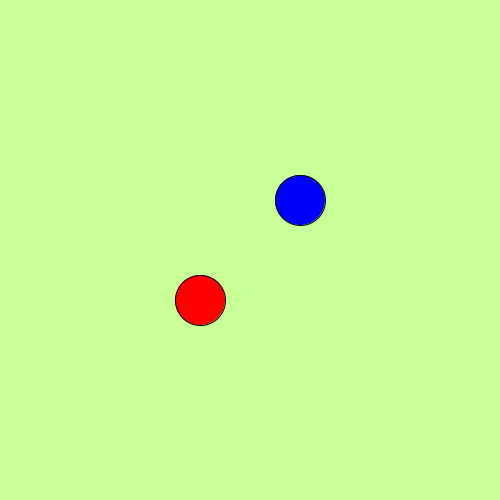
Frame 1 (no input)
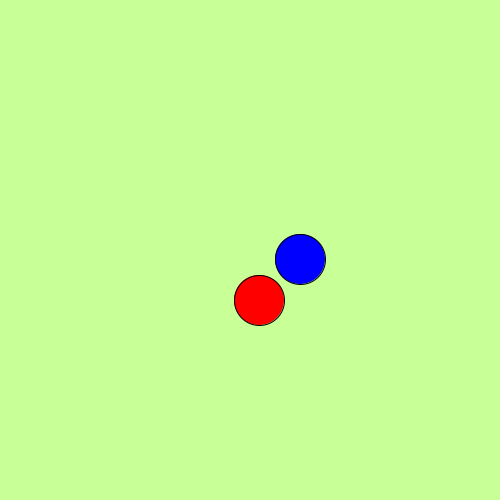
Frame 60 (the mouse pressed at the canvas centre just before this capture)
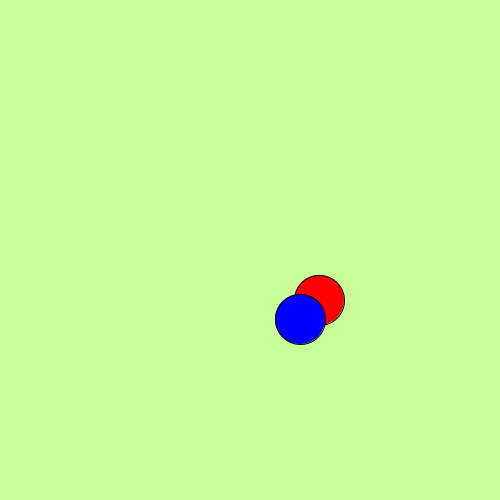
Frame 120 (the mouse held since frame 60 and released just before this capture)

The Processing sketch that drew these frames (run headless with seeded random() and noise(); from frame 60 on, the mouse is pressed at the canvas centre):

// Processing sketch: Week02Exercise6
// ── Week02Exercise6.pde
// Put your variables here
float xPosR;
float yPosR;

float xPosB;
float yPosB;


void setup(){
  size(500, 500);
  // Set the starting values here.
  xPosR = 200;
  yPosR = 300;
  
  xPosB = 300;
  yPosB = 200;
}


void draw(){
  background(200, 255, 150);
  
  fill(255, 0, 0);
  ellipse(xPosR, yPosR, 50, 50);
  
  xPosR ++;
  
  fill(0, 0, 255);
  ellipse(xPosB, yPosB, 50, 50);
  
  yPosB ++;
}
